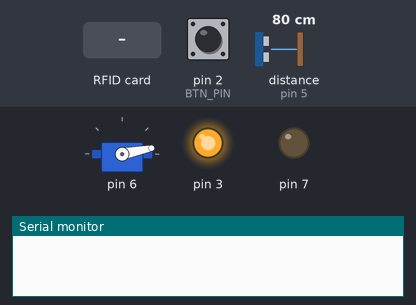
Simulated run of this sketch. Board: Arduino Uno, built with avr-gcc and run on an emulated ATmega328P. On the bench: servo, output pins drawn as LEDs (lit = HIGH), the last lines printed to the serial monitor. Inputs (shaded band) come from the test bench; at power-on: pin 2 (BTN_PIN) HIGH, distance to the obstacle (sensor on pin 5) 80 cm. The echo pulse lasts 58.3 µs per cm; pins used as bus, display or sensor lines are not drawn.

Above: at 1.3 s.
1.4 s: pin 2 (BTN_PIN) pulled LOW for 0.15 s
At 3.5 s:
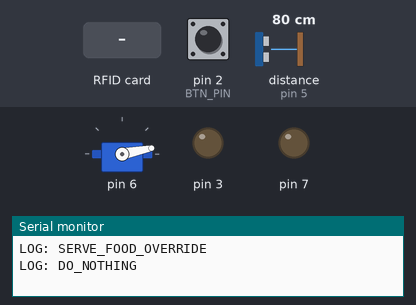
4.4 s: pin 2 (BTN_PIN) pulled LOW for 1 s
At 5.7 s:
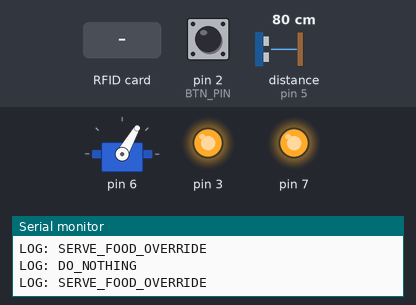
7.4 s: pin 2 (BTN_PIN) pulled LOW for 3.2 s
At 7.74 s:
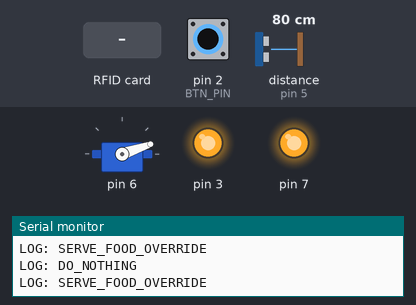
13.6 s: RFID card 5E 7A 19 C4 held to the reader
Timing chart, 0 to 17.6 s (numbered marks = the images above; inputs shaded):
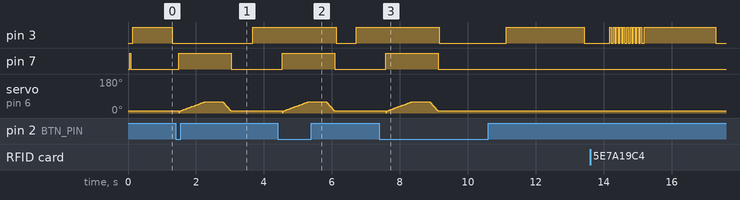

The sketch:

Firmware.ino
```cpp
#include <SPI.h>
#include <MsTimer2.h>

#include "Firmware.h"
#include "config.h"
#include "rfidController.h"
#include "pushButton.h"
#include "ledBehavior.h"
#include "foodHatch.h"
#include "foodMeasurer.h"
#include "serialListener.h"

/* ****************************** GLOABAL VARS ******************************** */

int PROG_FUNC = READY_TO_SERVE;

String currentUID;

unsigned long serveFoodTime = DEFAULT_SERVE_FOOD_TIME;
unsigned long serveFoodClock = 0;

int rfidRestClock = 0;

bool btnPresseted = false;

float foodPercent = 0;
bool updateFootPercet = false;

unsigned long serialCount = 0;


/* ****************************** ARDUINO CORE ******************************** */

void setup() {
    SPI.begin();
    Serial.begin(SERIAL_SPEED);

    MsTimer2::set(INTERRUP_TIME, onInterruptTime);
    MsTimer2::start();

    initSerialListener(onSerialReceive);
    initRfidSensor(RFID_SDA, RFID_RST, onRFIDReceive);
    initPushButton(BTN_PIN, onInterruptBtn, onPressingBtn);
    initFoodHatch(FH_SERVO, FH_SWITCH);
    initFoodSensor(FM_TRIG, FM_ECHO);
    initLedBehavior(LED);
    setLedBehavior(LED_ALIGHT);

    foodPercent = getFoodPercentage(1);
}

void loop() {

    if(PROG_FUNC == SERVING_FOOD) return;

    serialListener();
    rfidListener();
    pushButtonListener();
    ledListener();

    if(PROG_FUNC == SERVE_FOOD_FORCE){
        PROG_FUNC = READY_TO_SERVE;
        serve();
    }

    if(updateFootPercet){
        foodPercent = getFoodPercentage(1);
        updateFootPercet = false;
    }
}

/* ******************************** CALLBACKS ********************************* */

// Time
void onInterruptTime(){

    if(PROG_FUNC != READY_TO_SERVE){
        if(serveFoodClock >= serveFoodTime){
            if(PROG_FUNC == DO_NOTHING){
                enableServerFoodMode(true);
                Serial.println("LOG: READY_TO_SERVE");
                return;
            }
        }

        serveFoodClock += INTERRUP_TIME;
    }

    // Da um tempo na leitura RFID
    if(rfidRestClock <= 0){
        rfidRestClock = RFID_COOLDOWN;
        disableRfidReader(false);
    }
    else{
        disableRfidReader(true);
        rfidRestClock -= INTERRUP_TIME;
    }

    updateFootPercet = true;

    if(!btnPresseted){

        if(PROG_FUNC == RFID_CANCEL){
            enableRFIDRecordMode(false);
            blinkTimes(3, 50);
            return;
        }

        else if(PROG_FUNC == SERVE_FOOD_OVERRIDE){
            Serial.println("LOG: SERVE_FOOD_OVERRIDE");
            PROG_FUNC = SERVE_FOOD_FORCE;
        }
    }
}

// RFID
void onRFIDReceive(String uid){

    if(PROG_FUNC == RFID_REG){
        currentUID = uid;
        blinkTimes(10, 50);
        rfidRestClock = RFID_COOLDOWN*2;
        disableRfidReader(true);
        Serial.print("LOG: UID registrada ");
        Serial.println(uid);
        enableRFIDRecordMode(false);
        return;
    }

    if(PROG_FUNC == READY_TO_SERVE){
        if(currentUID == uid){
            Serial.println("LOG: READY_TO_SERVE");
            serve();
        }
        else{
            Serial.println("LOG: UDI invalido");
        }
    }
}

// Button
void onInterruptBtn(){
    btnPresseted = false;
}

void onPressingBtn(int pressTime){

    btnPresseted = true;

    if(pressTime >= RFID_REG_TIME){

        if(PROG_FUNC == DO_NOTHING || PROG_FUNC == READY_TO_SERVE || PROG_FUNC == SERVE_FOOD_OVERRIDE){
            enableRFIDRecordMode(true);
        }

        return;
    }

    if(PROG_FUNC == DO_NOTHING || PROG_FUNC == READY_TO_SERVE){
        int f = PROG_FUNC;
        PROG_FUNC = SERVE_FOOD_OVERRIDE;
        setLedBehavior(f == DO_NOTHING ? LED_ALIGHT : LED_OFF);
        return;
    }

    if(PROG_FUNC == RFID_REG){
        PROG_FUNC = RFID_CANCEL;
        setLedBehavior(LED_OFF);
        return;
    }
}

// Serial
void onSerialReceive(byte* data, short int length){

    String result = "NULL";
    if(length > 0){
        switch (data[0]) {

            case SERIAL_STATUS:

                result = "";
                result += PROG_FUNC;
                result += ";";
                result += currentUID + ";";
                result += floatToString(foodPercent);
                result += ";";
                result += serveFoodTime;
                result += ";";
                result += (serveFoodTime - serveFoodClock);

            break;

            case SERIAL_OVERRIDE:

                if(PROG_FUNC == DO_NOTHING || PROG_FUNC == READY_TO_SERVE){
                    PROG_FUNC = SERVE_FOOD_FORCE;
                    setLedBehavior(LED_ALIGHT);
                }

                result = "OK";
            break;

            case SERIAL_SET_TIME:

                serveFoodTime = parseServeFoodTime(data[1]);

                if(length > 2){
                    if(PROG_FUNC == DO_NOTHING || PROG_FUNC == READY_TO_SERVE)
                        enableServerFoodMode(false);
                        serveFoodClock = 0;
                }
                else if(PROG_FUNC == READY_TO_SERVE){
                    serveFoodClock = serveFoodTime;
                }

                if(serveFoodTime < serveFoodClock){
                    serveFoodClock = serveFoodTime;
                    PROG_FUNC == READY_TO_SERVE;
                }

                result = "";
                result += (serveFoodTime - serveFoodClock);

            break;

            case SERIAL_REG_RFID:
                if(PROG_FUNC == DO_NOTHING || PROG_FUNC == READY_TO_SERVE){
                    enableRFIDRecordMode(true);
                    result = "WAITING";
                }
                else if(PROG_FUNC == RFID_REG){
                    enableRFIDRecordMode(false);
                    result = "CANCELED";
                }
            break;

            case SERIAL_SET_RFID:

                result = "";
                for(int i = 1; i < length; i++){
                    Serial.print((char) data[i]);
                    result += (char) data[i];
                }
                Serial.println("");
                currentUID = result;
                if(PROG_FUNC == DO_NOTHING || PROG_FUNC == READY_TO_SERVE){
                    blinkTimes(10, 50);
                }

            break;

        }

        if(result != "NULL"){
            Serial.print(serialCount++);
            Serial.println("S("+result+")");
        }
    }
}

/* ********************************** UTIL *********************************** */

void enableRFIDRecordMode(bool enable){
    if(enable){
        PROG_FUNC = RFID_REG;
        setLedBehavior(LED_BLINKING);
        Serial.println("LOG: RFID_REG");
    }
    else if(PROG_FUNC == RFID_REG || PROG_FUNC == RFID_CANCEL){
        PROG_FUNC = DO_NOTHING;
        setLedBehavior(LED_OFF);
        Serial.println("LOG: RFID_CANCEL");
    }
}

void enableServerFoodMode(bool enable){
    if(enable){
        PROG_FUNC = READY_TO_SERVE;
        serveFoodClock = 0;
        setLedBehavior(LED_ALIGHT);
    }
    else if(PROG_FUNC == READY_TO_SERVE || PROG_FUNC == DO_NOTHING){
        PROG_FUNC = DO_NOTHING;
        setLedBehavior(LED_OFF);
        serveFoodClock = 0;
        Serial.println("LOG: DO_NOTHING");
    }
}

void serve(){
    PROG_FUNC = SERVING_FOOD;
    MsTimer2::stop();
    serveFood(FH_OPEN_TIME, FH_OPENING_SPEED, FH_CLOSING_SPEED);
    PROG_FUNC = READY_TO_SERVE;
    MsTimer2::start();
    enableServerFoodMode(false);
}

char * floatToString(float value){
    char buffer[20];
    return dtostrf(value, 2, 3, buffer);
}

unsigned long parseServeFoodTime (byte data){

    short unit = (data & 0x80) >> 7;
    short t = data & 0x7F;

    unsigned long r = t * 60;   // Tempo em escala de minutos
    if(unit == 1) r *= 60;      // Tempo em escala de horas

    return r * 1000;
}
```

Firmware.h
```cpp
#if !defined  _FIRMWARE
    #define _FIRMWARE

/* ******************************** CALLBACKS ********************************* */

    void onInterruptTime();
    void onRFIDReceive(String uid);
    void onInterruptBtn();
    void onPressingBtn(int pressTime);
    void onSerialReceive(byte* data, short int length);

/* *********************************** UTIL *********************************** */

    void enableRFIDRecordMode(bool enable);
    void enableServerFoodMode(bool enable);
    void serve();
    char * floatToString(float value);
    unsigned long parseServeFoodTime (byte data);

#endif
```

foodHatch.cpp
```cpp
#include "config.h"
#include "foodHatch.h"
#include <Servo.h>
#include <Arduino.h>

Servo *servo;
bool isOpen;
int switchP;
int lastPos = 0;

void initFoodHatch(int servoPin, int switchPin){
    pinMode(switchPin, OUTPUT);
    switchP = switchPin;
    setEnabledFoodHatch(true);

    servo = new Servo();
    servo->attach(servoPin);
    isOpen = false;
    servo->write(FOOD_HATCH_MIN_POS);
    delay(30);
    setEnabledFoodHatch(false);
}

void openFoodHatch(int speed){

    if(speed <= 0){
        servo->write(FOOD_HATCH_MAX_POS);
        isOpen = true;
        return;
    }

    for(int i = FOOD_HATCH_MIN_POS; i <= FOOD_HATCH_MAX_POS; i += speed){
        servo->write(i);
        delay(15);
    }

    if(servo->read() != FOOD_HATCH_MAX_POS){
        servo->write(FOOD_HATCH_MAX_POS);
        delay(15);
    }

    isOpen = true;
}

void closeFoodHatch(int speed){

    if(speed <= 0){
        servo->write(FOOD_HATCH_MIN_POS);
        isOpen = false;
        return;
    }

    for(int i = FOOD_HATCH_MAX_POS; i >= FOOD_HATCH_MIN_POS; i -= speed){
        servo->write(i);
        delay(15);
    }

    if(servo->read() != FOOD_HATCH_MIN_POS){
        servo->write(FOOD_HATCH_MIN_POS);
        delay(15);
    }

    isOpen = false;
}

void serveFood(int timer, int openSpeed, int closeSpeed){
    setEnabledFoodHatch(true);
    delay(20);
    openFoodHatch(openSpeed);
    delay(timer);
    closeFoodHatch(closeSpeed);
    setEnabledFoodHatch(false);
}

bool isOpenFoodHatch(){
    return isOpen;
}

void setEnabledFoodHatch(bool enable){

    if(enable){
      servo->write(enable);
    }
    else{
      lastPos = servo->read();
    }

    digitalWrite(switchP, enable ? HIGH : LOW);
}
```

foodHatch.h
```cpp
#if !defined  _FOODHATCH
    #define _FOODHATCH

    #if !defined _CONFIG
        #define FOOD_HATCH_MIN_POS 5
        #define FOOD_HATCH_MAX_POS 40
    #endif

    void initFoodHatch(int servoPin, int switchPin);
    void openFoodHatch(int speed);
    void closeFoodHatch(int speed);
    void serveFood(int timer, int openSpeed, int closeSpeed);
    bool isOpenFoodHatch();
    void setEnabledFoodHatch(bool enable);

#endif
```

foodMeasurer.cpp
```cpp
#include "config.h"
#include "foodMeasurer.h"
#include <Ultrasonic.h>

Ultrasonic *ultrasonic;

void initFoodSensor(int triggerPin, int echoPin){
    ultrasonic = new Ultrasonic(triggerPin, echoPin);
}

float getFoodPercentage(int checkTimes){

    if(ultrasonic == NULL) return 0;

    long microsec;
    float distCm, amount = 0;
    int counter = checkTimes;

    for(int i = 0; i < checkTimes; i++){

        microsec = ultrasonic->timing();
        distCm = ultrasonic->convert(microsec, Ultrasonic::CM) - FOOD_SENSOR_MIN_DIS;
        delay(15);

        if(distCm > FOOD_SENSOR_DIST_DELTA){
            counter--;
            continue;
        }

        amount += distCm;
    }

    if(counter <= 0) amount = FOOD_SENSOR_DIST_DELTA;
    else amount /= counter;

    amount = 100 - (100*amount/FOOD_SENSOR_DIST_DELTA);
    return amount < 100 ? amount : 100;
}
```

foodMeasurer.h
```cpp
#if !defined  _FOOD_MEASURER
    #define _FOOD_MEASURER

    #if !defined _CONFIG
        #define FOOD_SENSOR_MIN_DIS 3
        #define FOOD_SENSOR_MAX_DIS 30
    #endif

    const int FOOD_SENSOR_DIST_DELTA = FOOD_SENSOR_MAX_DIS - FOOD_SENSOR_MIN_DIS;

    void initFoodSensor(int triggerPin, int echoPin);
    float getFoodPercentage(int checkTimes);

#endif
```

ledBehavior.cpp
```cpp
#include "ledBehavior.h"

int ledPin;
int ledMode;
int ledBlinkTimer;
bool ledUpdateMode;

void initLedBehavior(int pin){
    pinMode(pin, OUTPUT);
    ledPin = pin;
    ledMode = 0;
    ledBlinkTimer = 0;
    ledUpdateMode = true;
}

void ledListener(){

    switch (ledMode) {
        case LED_ALIGHT:
            digitalWrite(ledPin, HIGH);
        break;

        case LED_BLINKING:
            if(ledUpdateMode){
                digitalWrite(ledPin, !digitalRead(ledPin));
                ledBlinkTimer = 0;
            }
            else{
                ledBlinkTimer++;

                if(ledBlinkTimer >=  LED_BLINKING_TIMER){
                    ledUpdateMode = true;
                    ledBlinkTimer = 0;
                    return;
                }

                delay(LED_BLINK_DELAY);
            }
        break;

        case LED_OFF:
        default:
            digitalWrite(ledPin, LOW);
    }

    ledUpdateMode = false;
}

void setLedBehavior(int mode){
    ledMode = mode;
    ledUpdateMode = true;
}

void blinkTimes(int times, int d){
    int s = digitalRead(ledPin);

    for(int i = 0; i < times*2; i++){
        digitalWrite(ledPin, !digitalRead(ledPin));
        delay(d);
    }

    digitalWrite(ledPin, s);
}
```

ledBehavior.h
```cpp
#if !defined  _LEDBEHAVIOR
    #define _LEDBEHAVIOR

    #include <Arduino.h>

    #if !defined _CONFIG
        #define LED_ALIGHT 0
        #define LED_OFF 1
        #define LED_BLINKING 2
        #define LED_BLINKING_TIMER 100
        #define LED_BLINK_DELAY 10
    #endif

    void initLedBehavior(int pin);
    void ledListener();
    void setLedBehavior(int mode);
    void blinkTimes(int times, int d);

#endif
```

pushButton.cpp
```cpp
#include "config.h"
#include "pushButton.h"

int btnPin;
int btnCount;
unsigned long int btnTimer = 0;
void (*onFall)(int);
void (*btnIntCallback)();

bool hasPresseted = false;
bool hasInterrupt = false;

void btnInterrupt(){
    if(hasPresseted && !hasInterrupt) btnIntCallback();
    hasInterrupt = true;
}

void initPushButton(int pin, void (*intCallback)(), void (*fallCallback)(int)){
    pinMode(pin, INPUT);
    attachInterrupt(pin - 2, btnInterrupt, FALLING);
    btnIntCallback = intCallback;
    onFall = fallCallback;
    btnPin = pin;
    btnCount = 0;
}

void pushButtonListener(){

    if(digitalRead(btnPin) == HIGH){

        btnCount++;
        if(btnCount > BTN_PRESS_MARGIN){
            onFall(btnCount);
            hasPresseted = true;
        }

        delay(BTN_DELAY_ON_FALL);
        return;
    }

    hasPresseted = false;
    hasInterrupt = false;
    btnCount = 0;
}

bool isPushButtonPresseted(){
    return digitalRead(btnPin) == HIGH;
}
```

pushButton.h
```cpp
#if !defined  _PUSHBUTTON
    #define _PUSHBUTTON

    #include <Arduino.h>

    #if !defined _CONFIG
        #define BTN_DELAY_ON_FALL 10
        #define BTN_PRESS_MARGIN 50
    #endif

    void initPushButton(int pin, void (*intCallback)(), void (*fallCallback)(int));
    void pushButtonListener();
    bool isPushButtonPresseted();

#endif
```

rfidController.cpp
```cpp
#include "rfidController.h"
#include <MFRC522.h>

MFRC522 *rfidSensor;
void (*rfidCallback)(String) = NULL;
bool rfidReadEnabled;

void initRfidSensor(int sdaPin, int rstPin, void (*cb)(String)){
    rfidSensor = new MFRC522(sdaPin, rstPin);
    rfidCallback = cb;
    rfidReadEnabled = true;
    rfidSensor->PCD_Init();
}

void rfidListener(){

    if(rfidCallback == NULL || !rfidReadEnabled) return;
    if (!rfidSensor->PICC_IsNewCardPresent()) return;
    if (!rfidSensor->PICC_ReadCardSerial()) return;

    String uid= "";
    byte data;

    for (byte i = 0; i < rfidSensor->uid.size; i++) {
        if(rfidSensor->uid.uidByte[i] < 0x10) uid.concat("0");
        uid.concat(String(rfidSensor->uid.uidByte[i], HEX));
    }

    uid.toUpperCase();
    rfidCallback(uid);
}

void disableRfidReader(bool disable){
    rfidReadEnabled = !disable;
}

bool isEnableRfidReader(){
    return rfidReadEnabled;
}
```

rfidController.h
```cpp
#if !defined  _RFID_COTROLLER
    #define _RFID_COTROLLER

    #include <Arduino.h>

    void initRfidSensor(int sdaPin, int rstPin, void (*callback)(String));
    void rfidListener();
    void disableRfidReader(bool disable);
    bool isEnableRfidReader();

#endif
```

serialListener.cpp
```cpp
#include "serialListener.h"

void (*serialCallback)(byte[], short int) = NULL;

void initSerialListener(void (*callback)(byte[], short int)){
    serialCallback = callback;
}

void serialListener(){
    if(serialCallback == NULL) return;
    if(!Serial.available()) return;

    byte buffer[SERIAL_READ_BUFFER];
    short int lenght = Serial.readBytes(buffer, SERIAL_READ_BUFFER);
    delay(50);
    serialCallback(buffer, lenght);
}
```

serialListener.h
```cpp
#if !defined  _SERIAL_LISTENER
    #define _SERIAL_LISTENER

    #include <Arduino.h>

    #if !defined _CONFIG
        #define SERIAL_READ_BUFFER 64
    #endif

    void initSerialListener(void (*callback)(byte[], short int));
    void serialListener();

#endif
```

config.h
```cpp
#if !defined  _CONFIG
    #define _CONFIG

    #define SERIAL_SPEED 9600
    #define SERIAL_READ_BUFFER 64
    #define INTERRUP_TIME 500

    #define DO_NOTHING 0
    #define READY_TO_SERVE 1
    #define SERVING_FOOD 2
    #define RFID_REG 3
    #define RFID_CANCEL 4
    #define SERVE_FOOD_OVERRIDE 5
    #define SERVE_FOOD_FORCE 6

    #define RFID_REG_TIME 200
    #define RFID_COOLDOWN 1000
    #define DEFAULT_SERVE_FOOD_TIME 2 * 60 * 60 * 1000


    //Serial commands
    #define SERIAL_STATUS   's'
    #define SERIAL_OVERRIDE 'o'
    #define SERIAL_SET_TIME 't'
    #define SERIAL_REG_RFID 'r'
    #define SERIAL_SET_RFID 'u'

    //Food Measurer
    #define FM_ECHO 5
    #define FM_TRIG 4
    #define FOOD_SENSOR_MIN_DIS 3
    #define FOOD_SENSOR_MAX_DIS 30

    //Food Hatch
    #define FH_SERVO 6
    #define FH_SWITCH 7
    #define FH_OPEN_TIME 500
    #define FH_OPENING_SPEED 1
    #define FH_CLOSING_SPEED 3
    #define FOOD_HATCH_MIN_POS 11
    #define FOOD_HATCH_MAX_POS 60

    //RFID Sensor
    #define RFID_SDA 10
    #define RFID_SCK 13
    #define RFID_MOSI 11
    #define RFID_MISO 12
    #define RFID_NC -1      //Not used
    #define RFID_RST 9

    //Push Button
    #define BTN_PIN 2
    #define BTN_DELAY_ON_FALL 10
    #define BTN_PRESS_MARGIN 50

    // LED
    #define LED 3
    #define LED_ALIGHT 0
    #define LED_OFF 1
    #define LED_BLINKING 2
    #define LED_BLINKING_TIMER 100
    #define LED_BLINK_DELAY 10

#endif
```

Measured:
- after the input at 1.4 s, pin 3: LOW → HIGH after 2.3 s instead of 1.8 s; pin 7: LOW → HIGH after 0.10 s, → LOW 1.5 s later
- after the input at 4.4 s, pin 3: HIGH → LOW after 1.7 s instead of 1.5 s; pin 7: LOW → HIGH after 0.15 s, → LOW 1.5 s later
- after the input at 7.4 s, pin 7: LOW → HIGH after 0.19 s, → LOW 1.5 s later
